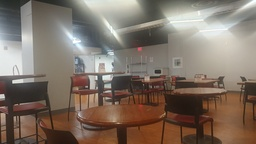
#> input picture HW2/ec/study_space_left.jpg, 256 x 144 px, shrunk from 2016 x 1134 before the run, found by its file name
$ python panaroma.py
#> lines starting #> are read from the running program, lines starting #| are printed output that depends on the picture; after the words box and inside, x2 and y2 are one past the last pixel; in counts of white or black regions, pixels touching at a corner belong together
### HW2/ec/matchPics.py
import numpy as np
import cv2
import skimage.color
from helper import briefMatch
from helper import computeBrief
from helper import corner_detection

def matchPics(I1, I2, opts):
	#I1, I2 : Images to match
	#opts: input opts
	ratio = opts.ratio  #'ratio for BRIEF feature descriptor'
	sigma = opts.sigma  #'threshold for corner detection using FAST feature detector'

	assert I1 is not None and I2 is not None, "Input images cannot be None"
	assert hasattr(opts, 'ratio') and hasattr(opts, 'sigma'), "opts must have 'ratio' and 'sigma' attributes"

	#Convert Images to GrayScale
	I1Gray = cv2.cvtColor(I1, cv2.COLOR_BGR2GRAY)
	I2Gray = cv2.cvtColor(I2, cv2.COLOR_BGR2GRAY)

	#Detect Features in Both Images
	locs1 = corner_detection(I1Gray,sigma)
	locs2 = corner_detection(I2Gray,sigma)

	#Obtain descriptors for the computed feature locations
	desc1, locs1 = computeBrief(I1Gray,locs1)
	desc2, locs2 = computeBrief(I2Gray,locs2)

	#Match features using the descriptors
	matches = briefMatch(desc1, desc2, ratio)


	'''# Initialize ORB detector
	orb = cv2.ORB_create(n_features=5000)

	# Use ORB to detect keypoints and compute the descriptors for both images
	kp1, desc1 = orb.detectAndCompute(I1Gray, None)
	kp2, desc2 = orb.detectAndCompute(I2Gray, None)

	# Convert keypoints to numpy array format for compatibility
	locs1 = np.array([kp.pt for kp in kp1])
	locs2 = np.array([kp.pt for kp in kp2])

	# Match features using the descriptors
	bf = cv2.BFMatcher(cv2.NORM_HAMMING, crossCheck=True)
	matches = bf.match(desc1, desc2)
	matches = sorted(matches, key=lambda x: x.distance)  # Sort matches based on feature distances'''

	return matches, locs1, locs2

### HW2/ec/helper.py
import numpy as np
import cv2
import scipy.io as sio
from matplotlib import pyplot as plt
import skimage.feature

PATCHWIDTH = 9

def briefMatch(desc1,desc2,ratio):

	matches = skimage.feature.match_descriptors(desc1,desc2,'hamming',cross_check=True,max_ratio=ratio)
	return matches


# [8 lines left out: function plotMatches, not called in this run]


def makeTestPattern(patchWidth, nbits):
	np.random.seed(0)
	compareX = patchWidth*patchWidth * np.random.random((nbits,1))
	compareX = np.floor(compareX).astype(int)
	np.random.seed(1)
	compareY = patchWidth*patchWidth * np.random.random((nbits,1))
	compareY = np.floor(compareY).astype(int)

	return (compareX, compareY)


def computePixel(img, idx1, idx2, width, center):
	halfWidth = width // 2
	col1 = idx1 % width - halfWidth
	row1 = idx1 // width - halfWidth
	col2 = idx2 % width - halfWidth
	row2 = idx2 // width - halfWidth
	return 1 if img[int(center[0]+row1)][int(center[1]+col1)] < img[int(center[0]+row2)][int(center[1]+col2)] else 0


def computeBrief(img, locs):


	patchWidth = 9
	nbits = 256
	compareX, compareY = makeTestPattern(patchWidth,nbits)
	m, n = img.shape

	halfWidth = patchWidth//2

	locs = np.array(list(filter(lambda x: halfWidth <= x[0] < m-halfWidth and halfWidth <= x[1] < n-halfWidth, locs)))
	desc = np.array([list(map(lambda x: computePixel(img, x[0], x[1], patchWidth, c), zip(compareX, compareY))) for c in locs])

	return desc, locs


def corner_detection(img, sigma):
	# fast method
	result_img = skimage.feature.corner_fast(img, n=PATCHWIDTH, threshold=sigma)
	locs = skimage.feature.corner_peaks(result_img, min_distance=1)
	return locs

### HW2/ec/planarH.py
import numpy as np
import cv2


def computeH(x1, x2):
	#Q2.2.1
	#Compute the homography between two sets of points

	# Check: Ensure the input matrices have correct dimensions
	assert x1.shape[0] >= 4 and x2.shape[0] >= 4, "There should be at least 4 point correspondences."
	assert x1.shape[1] == 2 and x2.shape[1] == 2, "Input point matrices should be N x 2 in size."

	A = []
	for i in range(x1.shape[0]):
		u1, v1 = x1[i]
		u2, v2 = x2[i]
		A.append([-u2, -v2, -1, 0, 0, 0, u2*u1, v2*u1, u1])
		A.append([0, 0, 0, -u2, -v2, -1, u2*v1, v2*v1, v1])

	A = np.array(A)
	_, _, V_t = np.linalg.svd(A)
	H2to1 = V_t[-1].reshape(3, 3)

	return H2to1

def computeH_norm(x1, x2):
	#Q2.2.2
	#Compute the centroid of the points
	x1_centroid = np.mean(x1, axis=0)
	x2_centroid = np.mean(x2, axis=0)

	#Shift the origin of the points to the centroid
	x1_shifted = x1 - x1_centroid
	x2_shifted = x2 - x2_centroid

	#Normalize the points so that the largest distance from the origin is equal to sqrt(2)
	scale_1 = np.sqrt(2) / np.max(np.sqrt(np.sum(x1_shifted**2, axis=1)))
	scale_2 = np.sqrt(2) / np.max(np.sqrt(np.sum(x2_shifted**2, axis=1)))


	#Similarity transform 1
	T1 = np.array([
		[scale_1, 0, -scale_1 * x1_centroid[0]],
		[0, scale_1, -scale_1 * x1_centroid[1]],
		[0, 0, 1]
		])

	#Similarity transform 2
	T2 = np.array([
		[scale_2, 0, -scale_2 * x2_centroid[0]],
		[0, scale_2, -scale_2 * x2_centroid[1]],
		[0, 0, 1]
		])
        # Apply similarity transforms
	x1_normalized = (T1 @ np.vstack((x1.T, np.ones(x1.shape[0])))).T
	x2_normalized = (T2 @ np.vstack((x2.T, np.ones(x2.shape[0])))).T

	# Strip the homogenous coordinate
	x1_normalized = x1_normalized[:, :2]
	x2_normalized = x2_normalized[:, :2]

	#Compute homography
	H_norm = computeH(x1_normalized, x2_normalized)

	#Denormalization
	H2to1 = np.linalg.inv(T1) @ H_norm @ T2

	return H2to1


def computeH_ransac(locs1, locs2, opts):
	#Q2.2.3
	#Compute the best fitting homography given a list of matching points
	max_iters = opts.max_iters  # the number of iterations to run RANSAC for
	inlier_tol = opts.inlier_tol # the tolerance value for considering a point to be an inlier

        # Convert points to homogenous coordinates
	x1_homo = np.hstack((locs1, np.ones((locs1.shape[0], 1)))).T
	x2_homo = np.hstack((locs2, np.ones((locs2.shape[0], 1)))).T

	best_inliers = np.zeros(locs1.shape[0], dtype=bool)  # Initialize the best inliers set

	for i in range(max_iters):
		random_idx = np.random.choice(locs1.shape[0], 4, replace=False) # Random selection of 4 point correspondences
		randSet1 = locs1[random_idx, :]
		randSet2 = locs2[random_idx, :]

		# Compute the homography using computeH_norm function
		est_homo = computeH_norm(randSet1, randSet2)

		# Apply the homography to locs2
		x1_est = np.dot(est_homo, x2_homo)
		x1_est /= x1_est[2, :]  # Normalize the estimated points

		# Compute the squared error
		error = np.sum((x1_homo[:2, :] - x1_est[:2, :])**2, axis=0)

		# Identify the inliers
		inliers = error < inlier_tol**2

		# Update the best homography if the number of inliers is maximized
		if np.sum(inliers) > np.sum(best_inliers):
			best_inliers = inliers

	# Re-compute the homography using all inliers
	bestH2to1 = computeH_norm(locs1[best_inliers, :], locs2[best_inliers, :])
	inliers = best_inliers
	return bestH2to1, inliers

def compositeH(H2to1, template, img):

 	#Create a composite image after warping the template image on top
 	#of the image using the homography

 	#Note that the homography we compute is from the image to the template;
 	#x_template = H2to1*x_photo
 	#For warping the template to the image, we need to invert it.

    #Create mask of same size as template
    transposed_template = cv2.transpose(template)
    template_mask = np.ones_like(transposed_template)
    warped_mask=cv2.warpPerspective(template_mask,np.linalg.inv(H2to1),(img.shape[0],img.shape[1]))
    transposed_warped_mask=cv2.transpose(warped_mask)
    mask_idx = np.nonzero(transposed_warped_mask)

    #Warp template by appropriate homography
    warped_template=cv2.warpPerspective(transposed_template,np.linalg.inv(H2to1),(img.shape[0],img.shape[1]))
    transposed_warped_template = cv2.transpose(warped_template)

    #Use mask to combine the warped template and the image
    composite_img = img.copy()
    composite_img[mask_idx]=transposed_warped_template[mask_idx]


    return composite_img

### HW2/ec/opts.py
'''
Hyperparameters wrapped in argparse
This file contains most of tuanable parameters for this homework


You can change the values by changing their default fields or by command-line
arguments. For example, "python q2_1_4.py --sigma 0.15 --ratio 0.7"
'''

import argparse

def get_opts():
    parser = argparse.ArgumentParser(description='16-720 HW2: Homography')

    ## Feature detection (requires tuning)
    parser.add_argument('--sigma', type=float, default=0.15,
                        help='threshold for corner detection using FAST feature detector')
    parser.add_argument('--ratio', type=float, default=0.7,
                        help='ratio for BRIEF feature descriptor')

    ## Ransac (requires tuning)
    parser.add_argument('--max_iters', type=int, default=500,
                        help='the number of iterations to run RANSAC for')
    parser.add_argument('--inlier_tol', type=float, default=2.0,
                        help='the tolerance value for considering a point to be an inlier')

    ## Additional options (add your own hyperparameters here)

    ##
    opts = parser.parse_args()

    return opts

### HW2/ec/panaroma.py
import numpy as np
import cv2

#Import necessary functions
from opts import get_opts
from matchPics import matchPics
from planarH import computeH_ransac, compositeH

#Write script for Q4.2x

def load_images():
    #Load left and right images.
    left_img = cv2.imread('../data/study_space_left.jpg')
#> left_img is the input picture: shape (144, 256, 3); mean B, G, R 101.8, 113.5, 127.6
    right_img = cv2.imread('../data/study_space_right.jpg')
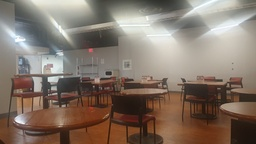
#> input picture HW2/ec/study_space_right.jpg, 256 x 144 px, shrunk from 2016 x 1134 before the run, found by its file name
#> right_img is the input picture: shape (144, 256, 3); mean B, G, R 105.3, 117.1, 131.9
    print("Images loaded successfully.")
    return left_img, right_img


def adjust_image_dimension(left_img, right_img):
    #Rectifying dimension mismatch by adding zero-padding
    left_height, left_width, _ = left_img.shape
#> left_height = 144; left_width = 256
    right_height, right_width, _ = right_img.shape
#> right_height = 144; right_width = 256

    extra_width = round(max(left_width, right_width) * 0.2)
#> extra_width = 51
    top_padding = 0
    bottom_padding = left_height - right_height
#> bottom_padding = 0

    adjusted_img = cv2.copyMakeBorder(right_img, top_padding, bottom_padding, extra_width, 0, cv2.BORDER_CONSTANT, 0)
    print("Padding adjusted.")

    return adjusted_img


def compute_panorama(left_img, adjusted_right_img, options):
    # Computing panorama using homography
    matches, locs1, locs2 = matchPics(left_img, adjusted_right_img, options)
#> in corner_detection, `result_img = skimage.feature.corner_fast(img, n=PATCHWIDTH, threshold=..`:
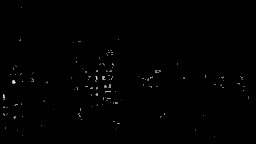
#> result_img: shape (144, 256) float64; min 0, max 7.82, mean 0.0348; drawn with min black and max white
#> in corner_detection, `locs = skimage.feature.corner_peaks(result_img, min_distance=1)`: locs = 120 pairs, first value 7 to 136, second value 3 to 248
#> in matchPics, `locs1 = corner_detection(I1Gray,sigma)`: locs1 has the same summary as locs in corner_detection
#> call 2 of corner_detection, with sigma = 0.15
#> in corner_detection (call 2), `result_img = skimage.feature.corner_fast(img, n=PATCHWIDTH, threshold=..`:
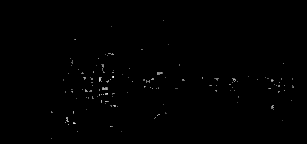
#> result_img: shape (144, 307) float64; min 0, max 6.91, mean 0.0275; drawn with min black and max white
#> in corner_detection (call 2), `locs = skimage.feature.corner_peaks(result_img, min_distance=1)`: locs = 131 pairs, first value 20 to 138, second value 51 to 293
#> in matchPics, `locs2 = corner_detection(I2Gray,sigma)`: locs2 has the same summary as locs in corner_detection
#> in computeBrief, `locs = np.array(list(filter(lambda x: halfWidth <= x[0] < m-halfWidth ..`: locs = 116 pairs, first value 7 to 136, second value 4 to 248
#> in matchPics, `desc1, locs1 = computeBrief(I1Gray,locs1)`: locs1 has the same summary as locs in computeBrief
#> in briefMatch, `matches = skimage.feature.match_descriptors(desc1,desc2,'hamming',cros..`: matches = 25 pairs, first value 1 to 110, second value 3 to 126
#> locs1 has the same summary as locs in computeBrief; locs2 = 131 pairs, first value 20 to 138, second value 51 to 293
    locs1_matched = locs1[matches[:, 0], 0:2]
#> locs1_matched = 25 pairs, first value 41 to 116, second value 47 to 238
    locs2_matched = locs2[matches[:, 1], 0:2]
#> locs2_matched = 25 pairs, first value 39 to 117, second value 63 to 292
    print("Calculating homography.")
    bestH2to1, _ = computeH_ransac(locs1_matched, locs2_matched, options)
#> the loop in computeH_ransac, `for i in range(max_iters):` made 500 passes
#> (randSet1, randSet2, x1_centroid in computeH_norm, x2_centroid in computeH_norm, x1_shifted in computeH_norm, scale_1 in computeH_norm, scale_2 in computeH_norm, T1 in computeH_norm) on passes 9 to 10: ([[78, 103], [76, 205], [103, 113], [41, 79]], [[79, 99], [77, 202], [106, 111], [39, 75]], [74.5, 125], [75.25, 121.8], [[3.5, -22], [1.5, 80], [28.5, -12], [-33.5, -46]], 0.0177, 0.0176, [[0.0177, 0, -1.32], [0, 0.0177, -2.21], [0, 0, 1]]), ([[79, 111], [72, 155], [106, 91], [84, 143]], [[81, 107], [73, 157], [109, 86], [86, 144]], [85.25, 125], [87.25, 123.5], [[-6.25, -14], [-13.25, 30], [20.75, -34], [-1.25, 18]], 0.0355, 0.0326, [[0.0355, 0, -3.03], [0, 0.0355, -4.44], [0, 0, 1]])
    panorama = compositeH(bestH2to1, left_img, adjusted_right_img)
#> in compositeH, `warped_mask=cv2.warpPerspective(template_mask,np.linalg.inv(H2to1),(im..`:
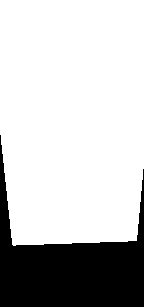
#> warped_mask: shape (307, 144, 3); values 0 (black) and 1 (white), 77.1% white; 1 black region, box (x1, y1, x2, y2) and area: (0, 135, 144, 307) 10130
#> in compositeH, `warped_mask=cv2.warpPerspective(template_mask,np.linalg.inv(H2to1),(im..`: template_mask: shape (256, 144, 3); every value is 1
#> in compositeH, `transposed_warped_mask=cv2.transpose(warped_mask)`:
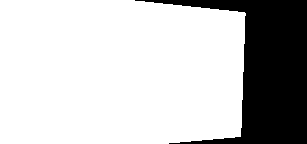
#> transposed_warped_mask: shape (144, 307, 3); values 0 (black) and 1 (white), 77.1% white; 1 black region, box (x1, y1, x2, y2) and area: (135, 0, 307, 144) 10130
#> in compositeH, `warped_template=cv2.warpPerspective(transposed_template,np.linalg.inv(..`:
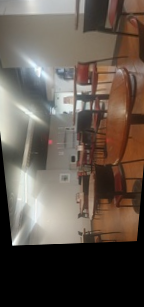
#> warped_template: shape (307, 144, 3); mean B, G, R 78.5, 87.7, 98.7

    # Ensure all parts of the images are retained in the panorama
    panorama = np.maximum(adjusted_right_img, panorama)
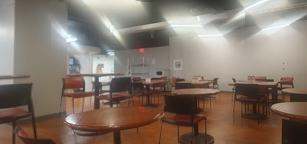
#> panorama: shape (144, 307, 3); mean B, G, R 106.5, 118.2, 132.5
    print("Panorama successfully created!")
    return panorama


if __name__ == '__main__':
    # Get options for matching and RANSAC
    options = get_opts()

    # Load images and adjust dimensions
    left, right = load_images()
    adjusted_right = adjust_image_dimension(left, right)

    # Compute the panorama
    panorama_img = compute_panorama(left, adjusted_right, options)

    # Save the resultant panorama image
    cv2.imwrite('../result/test.png', panorama_img)
